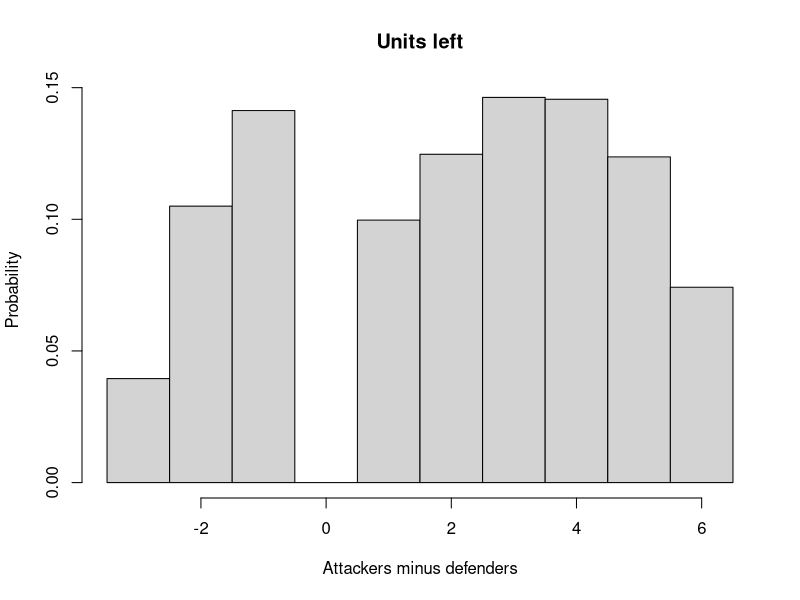

Write R code to recreate this figure.
#clean environment
rm(list = ls())

#define parameters
sims <- 10000
attackers <- 6
defenders <- 3

#Define the function
resolveround <- function(attack, defense){
  attackdice <- min(3, attack)
  defensedice <- min(2, defense)
  
  attackrolls <- floor(runif(attackdice, min =1, max = 7))
  defenserolls <- floor(runif(defensedice, min = 1, max = 7))
  
  sort(defenserolls, decreasing = TRUE)
  sort(attackrolls, decreasing = TRUE)
  
  if(attackdice >= defensedice){
    for (i in 1:defensedice){
      if(attackrolls[i] > defenserolls[i]){defense <- defense -1}
      else {attack <- attack - 1}
    }
  }else{
    if(attackrolls > defenserolls[1]){defense <- defense - 1}
    else{attack <- attack -1}
  }
    
  if(attack == 0){return(-defense)}
  else if(defense == 0){return(attack)}
  else if(attack > 0 & defense > 0){resolveround(attack, defense)}
}

#run the simulation
results <- replicate(sims, resolveround(attackers, defenders))
hist(results,
     breaks = seq(-defenders - 0.5, attackers + 0.5, by = 1),
     freq = FALSE,
     main = "Units left",
     xlab = "Attackers minus defenders",
     ylab = "Probability")

